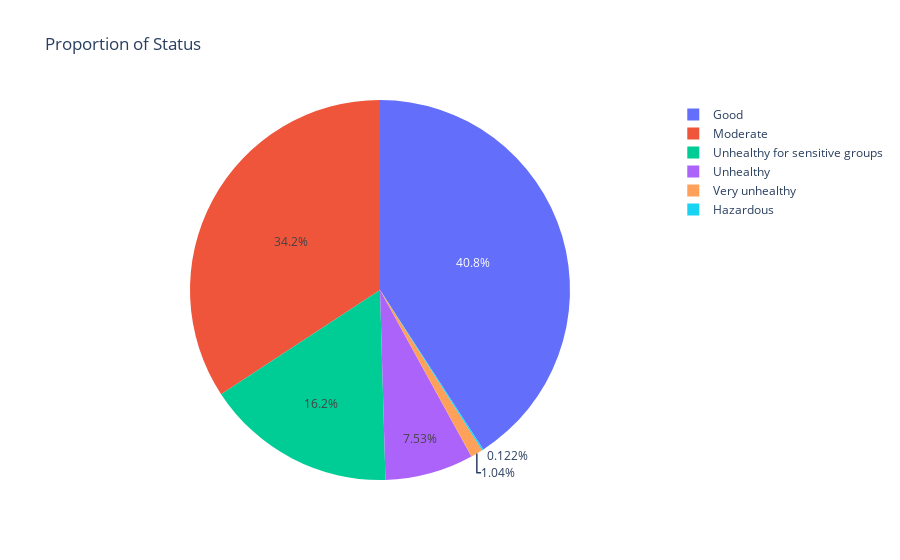

The code cell stored with this chart in its notebook:
### Markdown cell above
## BIỂU ĐỒ TRÒN VỀ TRẠNG THÁI CỦA MÔI TRƯỜNG

### Code cell
# Tính toán tần suất cho mỗi giá trị trong cột "Dominant pollutant"
pollutant_counts = df['Status'].value_counts()
pollutant_counts.name = "count"

# Vẽ biểu đồ tròn bằng plotly
fig = px.pie(pollutant_counts, values='count', names=pollutant_counts.index,
             title="Proportion of Status")
fig.show()

### Figure 1 — Plotly figure (JSON) as saved in the notebook; plotly's stock layout.template omitted (floating-point values rounded to 4 significant figures)
{"data": [{"domain": {"x": [0, 1], "y": [0, 1]}, "hovertemplate": "index=%{label}<br>count=%{value}<extra></extra>", "labels": ["Good", "Moderate", "Unhealthy for sensitive groups", "Unhealthy", "Very unhealthy", "Hazardous"], "legendgroup": "", "name": "", "showlegend": true, "type": "pie", "values": [667, 559, 265, 123, 17, 2]}], "layout": {"legend": {"tracegroupgap": 0}, "title": {"text": "Proportion of Status"}}}
